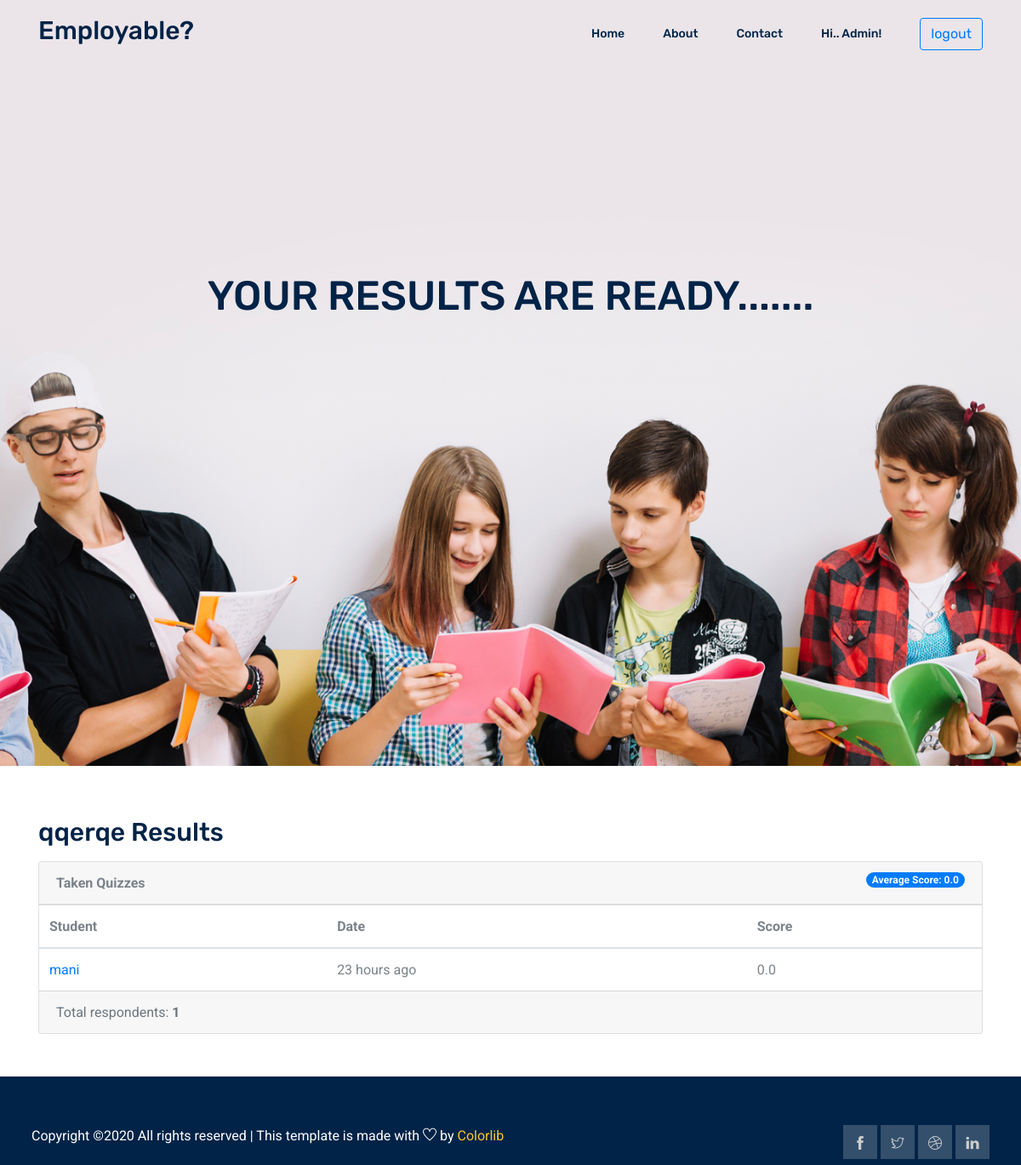
Page /company/quiz/3/results/ (signed in) on the committed database.
### accounts/models.py (models this page shows, shortened)
class User(AbstractUser):
    is_student = models.BooleanField(default=False)
    is_company = models.BooleanField(default=False)
    has_details = models.BooleanField(default=False)
    about = models.TextField(max_length=1000)
    image = models.ImageField(upload_to='main_image',blank = True, null = True)
    website = models.CharField(max_length=40)
    slug = models.SlugField(null=True,blank="true")

### exam/models.py (models this page shows, shortened)
class Quiz(models.Model):
    owner = models.ForeignKey(User, on_delete=models.CASCADE, related_name='quizzes')
    name = models.CharField(max_length=255)
    subject = models.ForeignKey(Subject, on_delete=models.CASCADE, related_name='quizzes')
    location = models.CharField(max_length=50)
    skills_Required = models.CharField(max_length = 50)
    education = models.CharField(max_length = 50)
    work_exporience = models.CharField(max_length = 50)
    ctc = models.IntegerField()
    posts = models.CharField(max_length=20)

### student/models.py (models this page shows, shortened)
class TakenQuiz(models.Model):
    student = models.ForeignKey(Student, on_delete=models.CASCADE, related_name='taken_quizzes')
    quiz = models.ForeignKey(Quiz, on_delete=models.CASCADE, related_name='taken_quizzes')
    score = models.FloatField()
    date = models.DateTimeField(auto_now_add=True)

class Student(models.Model):
    user = models.OneToOneField(User, on_delete=models.CASCADE, primary_key=True)
    quizzes = models.ManyToManyField(Quiz, through='TakenQuiz')
    interests = models.ManyToManyField(Subject, related_name='interested_students')
    AdharNumber = models.IntegerField(default=None,unique=True,blank=True)

### company/views.py (the view)
# urls.py: path('quiz/<int:pk>/results/', views.QuizResultsView.as_view(), name='results'),
class QuizResultsView(DetailView):
    model = Quiz
    context_object_name = 'quiz'
    template_name = 'company/quiz_results.html'
    def get_context_data(self, **kwargs):
        quiz = self.get_object()
        taken_quizzes = quiz.taken_quizzes.select_related('student__user').order_by('-date')
        total_taken_quizzes = taken_quizzes.count()
        quiz_score = quiz.taken_quizzes.aggregate(average_score=Avg('score'))
        extra_context = {
            'taken_quizzes': taken_quizzes,
            'total_taken_quizzes': total_taken_quizzes,
            'quiz_score': quiz_score
        }
        kwargs.update(extra_context)
        return super().get_context_data(**kwargs)
    def get_queryset(self):
        return self.request.user.quizzes.all()

### templates/company/quiz_results.html (shortened to what this page needs)
{% extends 'base.html' %}
{% load crispy_forms_tags humanize %}
{% load crispy_forms_tags %}
{% block body %}
<section class="home_banner_area">
   <div class="banner_inner">
     <div class="container">
       <div class="row">
         <div class="col-lg-12">
           <div class="banner_content text-center">
             <h2 class="text-uppercase mt-4 mb-5">
               Your results are ready.......
             </h2>
           </div>
         </div>
       </div>
     </div>
   </div>
 </section>
    <div class = 'container' style= 'margin-top:60px'>
        {% if user.is_authenticated %}
{% if request.user.is_company %}
  <h2 class="mb-3">{{ quiz.name }} Results</h2>
  <div class="card">
    <div class="card-header">
      <strong>Taken Quizzes</strong>
      <span class="badge badge-pill badge-primary float-right">Average Score: {{ quiz_score.average_score|default_if_none:0.0 }}</span>
    </div>
    <table class="table mb-0">
      <thead>
        <tr>
          <th>Student</th>
          <th>Date</th>
          <th>Score</th>
        </tr>
      </thead>
      <tbody>
        {% for taken_quiz in taken_quizzes %}
          <tr>
            <td><a href="{% url 'student_profile' taken_quiz.student.user.slug %}" >{{ taken_quiz.student.user.username }} </a></td>
            <td>{{ taken_quiz.date|naturaltime }}</td>
            <td>{{ taken_quiz.score }}</td>
          </tr>
        {% endfor %}
      </tbody>
    </table>
    <div class="card-footer text-muted">
      Total respondents: <strong>{{ total_taken_quizzes }}</strong>
    </div>
  </div>
{%else%}
<p>you need to login as a company first</p>
{% endif %}
{% else %}
<p>you need to login first</p>
{% endif %}
</div>
 {% endblock %}

### templates/base.html (shortened to what this page needs)
{% load static %}
<!DOCTYPE html>
<html lang="en">
  <head>
    <link rel="stylesheet" href="https://cdnjs.cloudflare.com/ajax/libs/font-awesome/4.7.0/css/font-awesome.min.css">
   <link rel="stylesheet" href="{% static 'css/bootstrap.css' %}" />
    <link rel="stylesheet" href="{% static 'css/flaticon.css' %}" />
    <link rel="stylesheet" href="{% static 'css/themify-icons.css' %}" />
    <link rel="stylesheet" href="{% static 'vendors/owl-carousel/owl.carousel.min.css' %}" />
    <link rel="stylesheet" href="{% static 'vendors/nice-select/css/nice-select.css' %}" />
    <link rel="stylesheet" href="https://stackpath.bootstrapcdn.com/bootstrap/4.1.3/css/bootstrap.min.css">
    <link rel="stylesheet" href="{% static 'css/style.css' %}" />
  </head>
  <body>
    <header class="header_area">
      <div class="main_menu">
        <nav class="navbar navbar-expand-lg navbar-light">
          <div class="container">
            <a class="navbar-brand logo_h" href="{% url 'home'  %}"
              ><h2>Employable?</h2></a>
            <div
              class="collapse navbar-collapse offset"
              id="navbarSupportedContent"
            >
              <ul class="nav navbar-nav menu_nav ml-auto">
                <li class="nav-item {% block homeactive %} {% endblock %}">
                  <a class="nav-link" href="{% url 'home'  %}">Home</a>
                </li>
                <li class="nav-item {% block aboutactive %} {% endblock %}">
                  <a class="nav-link " href="{% url 'about'  %}">About</a>
                </li>
                <li class="nav-item {% block contactactive %} {% endblock %}">
                  <a class="nav-link " href="{% url 'contact'  %}">Contact</a>
                </li>
                {% if not request.user.is_authenticated %}
                <li class="nav-item">
                  <a class = 'nav-link'>
                    <button class="btn btn-outline-primary my-2 my-sm-0" onclick=location.href='{% url 'login' %}' type="submit">Login</button>
                  </a>
                </li>
                <li class="nav-item" >
                  <a class = 'nav-link'>
                  <button class="btn btn-outline-primary my-2 my-sm-0" onclick=location.href='{% url 'signup' %}' type="submit">Signup</button>
                </a>
                </li>
                {% else %}
                {% if request.user.is_company %}
                <li class="nav-item">
                  <a class="nav-link" href="{% url 'home'  %}">hi.. {{request.user}}!</a>
                </li>
                {% endif %}
                <li class="nav-item" >
                  <a class = 'nav-link'>
                  <button class="btn btn-outline-primary my-2 my-sm-0" onclick=location.href='{% url 'logout' %}' type="submit">logout</button>
                </a>
                </li>
                {% endif %}
              </ul>
            </div>
          </div>
        </nav>
      </div>
    </header>
    {% block body %}{% endblock %}
    <footer class="footer-area " >
      <div class="container" style = "padding:7px">
        <div class="row footer-bottom d-flex justify-content-between">
          <p class="col-lg-8 col-sm-12 footer-text m-0 text-white">
Copyright &copy;<script>document.write(new Date().getFullYear());</script> All rights reserved | This template is made with <i class="ti-heart" aria-hidden="true"></i> by <a href="https://colorlib.com" target="_blank">Colorlib</a>
          </p>
          <div class="col-lg-4 col-sm-12 footer-social">
            <a href="#"><i class="ti-facebook"></i></a>
            <a href="#"><i class="ti-twitter"></i></a>
            <a href="#"><i class="ti-dribbble"></i></a>
            <a href="#"><i class="ti-linkedin"></i></a>
          </div>
        </div>
      </div>
    </footer>
    </body>
</html>

### rows in the picture
User: user "Admin"
Quiz: name "qqerqe"
TakenQuiz: student.user.username "mani", date "23 hours ago", score "0.0"

### other values in the picture
{{ quiz_score.average_score|default_if_none:0.0 }} "0.0"
{{ total_taken_quizzes }} "1"
